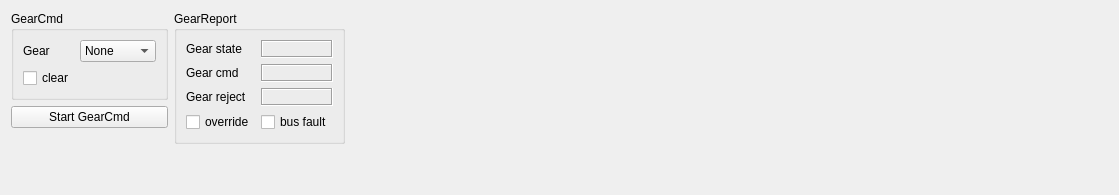
     <widget class="QWidget" name="tab_2">
      <attribute name="title">
       <string>Gear</string>
      </attribute>
      <layout class="QHBoxLayout" name="horizontalLayout_6">
       <item>
        <layout class="QVBoxLayout" name="verticalLayout_18">
         <item>
          <widget class="QGroupBox" name="group_gear_cmd">
           <property name="title">
            <string>GearCmd</string>
           </property>
           <layout class="QGridLayout" name="gridLayout_4">
            <item row="0" column="1">
             <widget class="QComboBox" name="GearCmd_cmd">
              <item>
               <property name="text">
                <string>None</string>
               </property>
              </item>
              <item>
               <property name="text">
                <string>Park</string>
               </property>
              </item>
              <item>
               <property name="text">
                <string>Reverse</string>
               </property>
              </item>
              <item>
               <property name="text">
                <string>Neutral</string>
               </property>
              </item>
              <item>
               <property name="text">
                <string>Drive</string>
               </property>
              </item>
              <item>
               <property name="text">
                <string>Low</string>
               </property>
              </item>
             </widget>
            </item>
            <item row="0" column="0">
             <widget class="QLabel" name="label_14">
              <property name="text">
               <string>Gear</string>
              </property>
             </widget>
            </item>
            <item row="1" column="0">
             <widget class="QCheckBox" name="GearCmd_clear">
              <property name="text">
               <string>clear</string>
              </property>
             </widget>
            </item>
           </layout>
          </widget>
         </item>
         <item>
          <widget class="QPushButton" name="GearCmd_start">
           <property name="font">
            <font>
             <weight>50</weight>
             <bold>false</bold>
            </font>
           </property>
           <property name="text">
            <string>Start GearCmd</string>
           </property>
           <property name="flat">
            <bool>false</bool>
           </property>
          </widget>
         </item>
         <item>
          <spacer name="verticalSpacer_13">
           <property name="orientation">
            <enum>Qt::Vertical</enum>
           </property>
           <property name="sizeHint" stdset="0">
            <size>
             <width>20</width>
             <height>40</height>
            </size>
           </property>
          </spacer>
         </item>
        </layout>
       </item>
       <item>
        <layout class="QVBoxLayout" name="verticalLayout_19">
         <item>
          <widget class="QGroupBox" name="group_gear_report">
           <property name="title">
            <string>GearReport</string>
           </property>
           <layout class="QGridLayout" name="gridLayout_5">
            <item row="5" column="2">
             <widget class="QCheckBox" name="GearReport_override">
              <property name="focusPolicy">
               <enum>Qt::NoFocus</enum>
              </property>
              <property name="text">
               <string>override</string>
              </property>
             </widget>
            </item>
            <item row="1" column="2">
             <widget class="QLabel" name="label_17">
              <property name="text">
               <string>Gear cmd</string>
              </property>
             </widget>
            </item>
            <item row="0" column="2">
             <widget class="QLabel" name="label_16">
              <property name="text">
               <string>Gear state</string>
              </property>
             </widget>
            </item>
            <item row="0" column="4">
             <widget class="QLabel" name="GearReport_state">
              <property name="frameShape">
               <enum>QFrame::Box</enum>
              </property>
              <property name="frameShadow">
               <enum>QFrame::Sunken</enum>
              </property>
              <property name="text">
               <string/>
              </property>
             </widget>
            </item>
            <item row="1" column="4">
             <widget class="QLabel" name="GearReport_cmd">
              <property name="frameShape">
               <enum>QFrame::Box</enum>
              </property>
              <property name="frameShadow">
               <enum>QFrame::Sunken</enum>
              </property>
              <property name="text">
               <string/>
              </property>
             </widget>
            </item>
            <item row="2" column="4">
             <widget class="QLabel" name="GearReport_reject">
              <property name="frameShape">
               <enum>QFrame::Box</enum>
              </property>
              <property name="frameShadow">
               <enum>QFrame::Sunken</enum>
              </property>
              <property name="text">
               <string/>
              </property>
             </widget>
            </item>
            <item row="2" column="2">
             <widget class="QLabel" name="label_18">
              <property name="text">
               <string>Gear reject</string>
              </property>
             </widget>
            </item>
            <item row="5" column="4">
             <widget class="QCheckBox" name="GearReport_fault_bus">
              <property name="focusPolicy">
               <enum>Qt::NoFocus</enum>
              </property>
              <property name="text">
               <string>bus fault</string>
              </property>
             </widget>
            </item>
           </layout>
          </widget>
         </item>
         <item>
          <spacer name="verticalSpacer_14">
           <property name="orientation">
            <enum>Qt::Vertical</enum>
           </property>
           <property name="sizeHint" stdset="0">
            <size>
             <width>20</width>
             <height>40</height>
            </size>
           </property>
          </spacer>
         </item>
        </layout>
       </item>
       <item>
        <spacer name="horizontalSpacer_5">
         <property name="orientation">
          <enum>Qt::Horizontal</enum>
         </property>
         <property name="sizeHint" stdset="0">
          <size>
           <width>763</width>
           <height>20</height>
          </size>
         </property>
        </spacer>
       </item>
      </layout>
     </widget>
